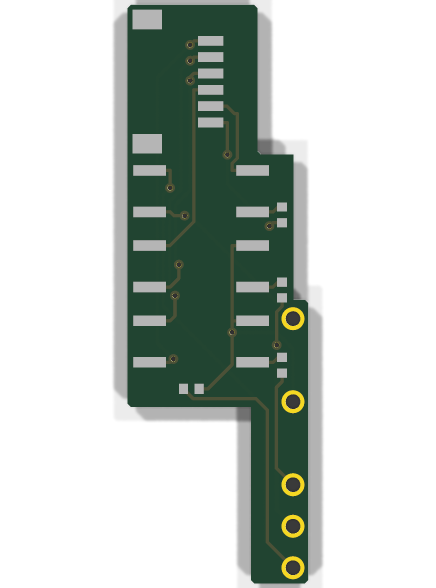
#> input picture off-the-shelf/fab_atx_b/board_top.png, 872 x 1176 px (shown at 1/2 size)
$ python -i make_parts_img.py   (imports and definitions only)
#> lines starting #> are read from the running program, lines starting #| are printed output that depends on the picture; after the words box and inside, x2 and y2 are one past the last pixel; in counts of white or black regions, pixels touching at a corner belong together
# -*- coding: utf-8 -*-
"""Builds the part thumbnails for the v3 and v2 pages.

  python -I off-the-shelf/parts_img/make_parts_img.py <folder holding the original vendor downloads>

Writes <v>/parts_img/src (kept sources), thumb (WebP or SVG that build_page.py embeds), manifest.json and SOURCES.md.
If a vendor file in the folder is missing, the copy already in src is reused, so the script works without the downloads.
"""
import base64
import json
import math
import os
import struct
import sys

import numpy as np
from PIL import Image

ROOT = os.path.dirname(os.path.dirname(os.path.dirname(os.path.abspath(__file__))))
DIRS = {'v2': 'lay-board', 'v3': 'off-the-shelf'}
DL = sys.argv[1] if len(sys.argv) > 1 else ''
DATE = '2026-11-06'
LONG = 480
MAX_BYTES = 25000
FONT = "'Noto Sans TC','Microsoft JhengHei',sans-serif"


# ---------- own renders: an orthographic z-buffer rasteriser over the real STL ----------

# [73 lines left out: functions load_stl, render_stl, not called in this run]


# ---------- photos and board images ----------

def trim_white(im, pad=0.05, thr=244):
    a = np.asarray(im.convert('RGB')).astype(int)
    m = (a.min(axis=2) < thr)
    ys, xs = np.nonzero(m)
    x0, x1, y0, y1 = xs.min(), xs.max(), ys.min(), ys.max()
    p = int(max(x1 - x0, y1 - y0) * pad)
    return im.crop((max(x0 - p, 0), max(y0 - p, 0), min(x1 + p, im.width), min(y1 + p, im.height)))


def board_crop(path):
    """The fab renders carry a soft grey shadow or a pale backdrop: blank whatever pale area touches the image edge, then crop."""
#> called with path = '../fab_atx_b/board_top.png'
    im = Image.open(path).convert('RGBA')
#> im is the input picture: PIL image 872x1176 RGBA; mean R, G, B, A 15.4, 23.4, 17.7, 77.9
    bg = Image.new('RGBA', im.size, (255, 255, 255, 255))
#> bg: PIL image 872x1176 RGBA; every value is 255
    bg.alpha_composite(im)
    im = bg.convert('RGB')
#> im: PIL image 872x1176 RGB
    a = np.asarray(im).astype(int)
    pale = ((a.max(axis=2) - a.min(axis=2)) < 62) & (a.min(axis=2) > 118) | ((a[..., 2] >= a[..., 0]) & (a[..., 2] >= a[..., 1]) & (a.min(axis=2) > 60))
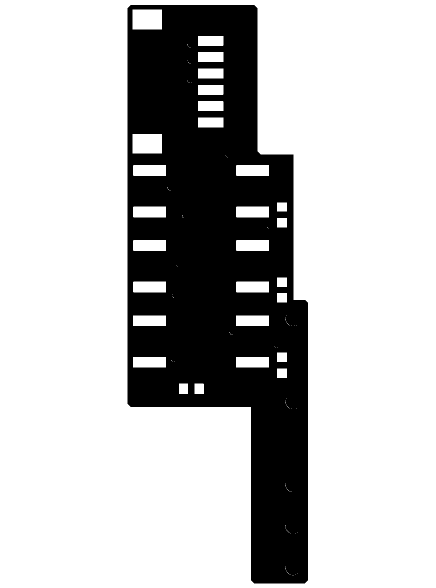
#> pale: shape (1176, 872) bool (shown at 1/2 size); 74.6% white; 1 black region, box (x1, y1, x2, y2) and area: (255, 10, 616, 1167) 260661
    h, w = pale.shape
    seen = np.zeros_like(pale)
    stack = [(y, x) for y in range(h) for x in (0, w - 1) if pale[y, x]] + [(y, x) for x in range(w) for y in (0, h - 1) if pale[y, x]]
#> stack = 4096 pairs, first value 0 to 1175, second value 0 to 871
    while stack:
        y, x = stack.pop()
        if seen[y, x]:
            continue
        seen[y, x] = True
        for yy, xx in ((y + 1, x), (y - 1, x), (y, x + 1), (y, x - 1)):
            if 0 <= yy < h and 0 <= xx < w and pale[yy, xx] and not seen[yy, xx]:
                stack.append((yy, xx))
#> this loop made 1467976 passes
#> x on passes 1 to 3: 871, 870, 869
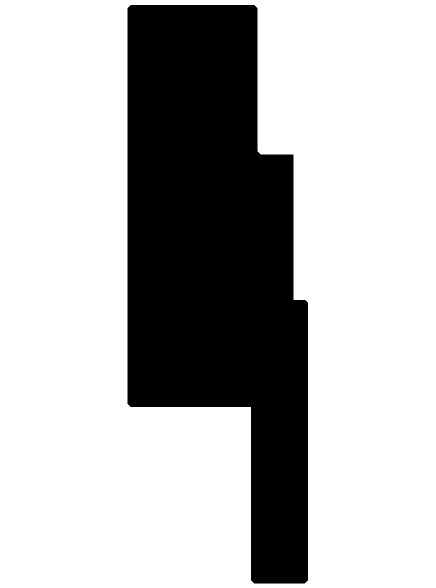
#> seen: shape (1176, 872) bool (shown at 1/2 size); 71.5% white; 1 black region, box (x1, y1, x2, y2) and area: (255, 10, 616, 1167) 291749
#> after the loop, stack = []
    b = np.asarray(im).copy()
    b[seen] = 255
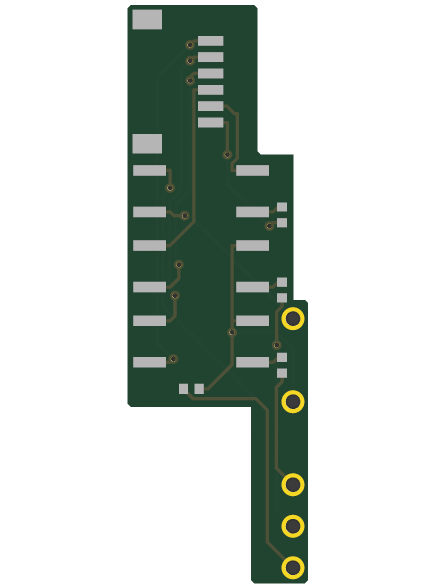
#> b: shape (1176, 872, 3) (shown at 1/2 size); mean R, G, B 198, 206, 200.4
    return trim_white(Image.fromarray(b), pad=0.03)
#> in trim_white, `x0, x1, y0, y1 = xs.min(), xs.max(), ys.min(), ys.max()`: x0 = 255; x1 = 615; y0 = 10; y1 = 1166
#> in trim_white, `p = int(max(x1 - x0, y1 - y0) * pad)`: p = 34
#> in trim_white, `return im.crop((max(x0 - p, 0), max(y0 - p, 0), min(x1 + p, im.width),..`:
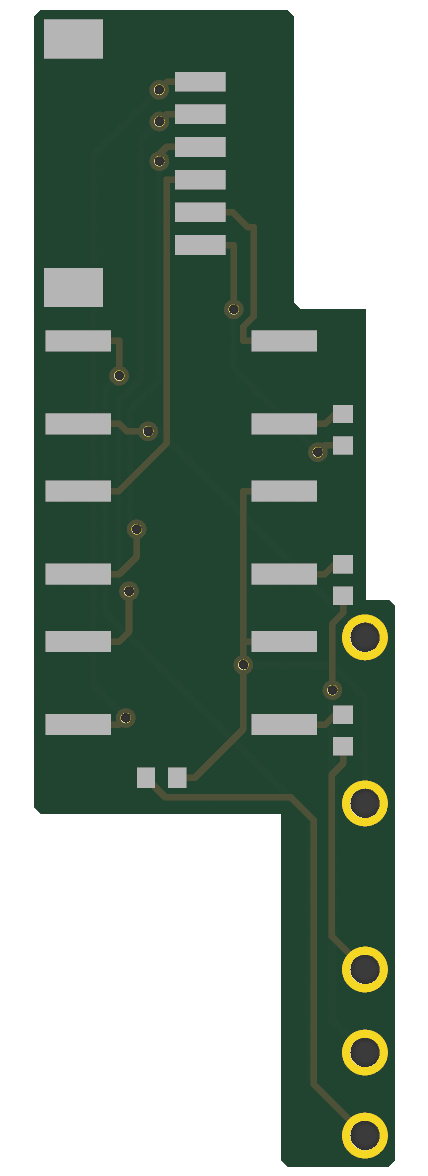
#> returned value: PIL image 428x1176 RGB; mean R, G, B 139, 155.2, 143.7


# ---------- illustrations (SVG, drawn here; dimensions come from the part names only) ----------

def svg(w, h, body):
    return (f'<svg xmlns="http://www.w3.org/2000/svg" width="{w}" height="{h}" viewBox="0 0 {w} {h}">'
            f'<rect width="{w}" height="{h}" fill="#fff"/><g font-family="{FONT}" fill="#20282c">{body}</g></svg>')


def text(x, y, s, size=16, anchor='start', weight=400, fill='#20282c'):
    return f'<text x="{x}" y="{y}" font-size="{size}" text-anchor="{anchor}" font-weight="{weight}" fill="{fill}">{s}</text>'


def usb_a_svg():
    # View: looking at the contact side, insertion end pointing up. Spacing 2.54 mm, outer two contacts wider and longer,
    # as in KiCad's USB_A_PCB_traces_small footprint: pad 1 (+) to pad 4 (-) reads left to right in this view.
    b = '<rect x="44" y="18" width="132" height="122" rx="4" fill="#dfe3e5" stroke="#6c777d" stroke-width="3"/>'
    b += '<rect x="52" y="26" width="116" height="110" rx="2" fill="#f7f7f4" stroke="#b9c0c3"/>'
    for i, cx in enumerate((68, 96, 124, 152)):
        outer = i in (0, 3)
        wd, top = (16, 34) if outer else (12, 42)
        b += f'<rect x="{cx - wd / 2}" y="{top}" width="{wd}" height="{130 - top}" rx="2" fill="#d8ab3f" stroke="#8d6d1e"/>'
    b += '<rect x="55" y="28" width="26" height="106" rx="3" fill="#e08a1e" fill-opacity=".82" stroke="#a65a06" stroke-width="2"/>'
    b += '<path d="M36 140h148l-14 52H50z" fill="#39424a"/><rect x="98" y="192" width="24" height="52" fill="#39424a"/>'
    for cx, n in zip((68, 96, 124, 152), '1234'):
        b += text(cx, 168, n, 22, 'middle', 700, '#ffb44d' if n == '1' else '#fff')
    b += '<path d="M110 14V3M104 9l6-7 6 7" fill="none" stroke="#6c777d" stroke-width="2"/>'
    b += text(186, 40, '插入端朝上', 16) + text(186, 60, '看接點那一面', 16)
    b += text(186, 104, '左起第 1 腳', 17, weight=700) + text(186, 126, '= VBUS', 17, weight=700, fill='#a65a06')
    b += text(186, 160, '橘色：Kapton', 16, fill='#a65a06') + text(186, 182, '只蓋第 1 腳', 16)
    b += text(186, 216, '貼完用電表量', 16) + text(186, 236, 'A 到 C 的 VBUS 不通', 15)
    return svg(340, 250, b)


def adapter(x, y):
    b = f'<rect x="{x + 16}" y="{y - 2}" width="6" height="16" fill="#8a9398"/><rect x="{x + 42}" y="{y - 2}" width="6" height="16" fill="#8a9398"/>'
    b += f'<rect x="{x}" y="{y + 12}" width="64" height="70" rx="9" fill="#39424a"/>'
    return b + text(x + 32, y + 54, '5 V', 17, 'middle', 700, '#fff')


def usbc_plug(x, y):
    return f'<rect x="{x}" y="{y - 12}" width="30" height="24" rx="4" fill="#39424a"/><rect x="{x + 30}" y="{y - 7}" width="18" height="14" rx="6" fill="#c9cfd2" stroke="#6c777d" stroke-width="1.5"/>'


def power_svg():
    b = adapter(26, 26)
    b += '<path d="M90 80C150 80 110 150 170 110S190 80 214 80" fill="none" stroke="#39424a" stroke-width="5"/>'
    b += usbc_plug(214, 80)
    b += text(238, 118, 'USB-C', 15, 'middle')
    b += text(26, 150, '插頭寬 13、高 6.6 mm 以內', 15)
    return svg(280, 164, b)


def power3_svg():
    b = adapter(14, 14)
    b += '<path d="M78 66C118 66 110 48 140 48" fill="none" stroke="#39424a" stroke-width="5"/>' + usbc_plug(140, 48)
    b += text(200, 54, 'USB-C 電源', 15)
    b += '<path d="M78 116H140" stroke="#39424a" stroke-width="6"/><path d="M140 104h22v-4h24l-4 28h-20v-4h-22z" fill="#39424a"/>'
    b += '<path d="M162 106h19l-2 16h-17z" fill="#d8ab3f"/>' + text(200, 122, 'HDMI 線', 15)
    b += '<path d="M78 170H140" stroke="#39424a" stroke-width="5"/>' + usbc_plug(140, 170) + text(200, 176, 'USB-C 線', 15)
    return svg(310, 194, b)


def wire_svg():
    b = ''
    for i in range(5):
        y = 40 + i * 18
        b += f'<rect x="46" y="{y}" width="150" height="9" rx="2.5" fill="#b9c0c3" stroke="#6c777d"/><rect x="48" y="{y + 2}" width="146" height="2" fill="#f1f3f4"/>'
    b += '<path d="M46 26h150M46 21v10M196 21v10" stroke="#20282c" stroke-width="1.5" fill="none"/>' + text(121, 17, '約 10 mm', 14, 'middle')
    b += text(208, 74, 'Ø0.64', 18, weight=700) + text(208, 96, '鍍錫單芯', 15)
    return svg(290, 140, b)


def screw_v(cx, top, d, L, s, label, n=''):
    hw, hh = d * 1.0 * s, d * 0.75 * s
    r = d * s / 2
    b = f'<rect x="{cx - hw}" y="{top}" width="{2 * hw}" height="{hh}" rx="{hh * 0.45}" fill="#6c777d"/>'
    y0, y1 = top + hh, top + hh + L * s
    b += f'<path d="M{cx - r} {y0}H{cx + r}V{y1 - r}L{cx} {y1}L{cx - r} {y1 - r}Z" fill="#aab2b6"/>'
    p = d * 0.5 * s
    y = y0 + p * 0.5
    while y < y1 - r:
        b += f'<path d="M{cx - r - 1.5} {y + p * 0.35}L{cx + r + 1.5} {y}" stroke="#596369" stroke-width="1.6"/>'
        y += p
    return b + text(cx, 172, label, 13, 'middle') + (text(cx, 190, n, 13, 'middle', 700) if n else '')


def screws_svg():
    s = 11
    b = screw_v(36, 22, 1.6, 5, s, 'M1.6×5', '2 支')
    b += screw_v(100, 22, 2.0, 8, s, 'M2×8', '2 支')
    b += screw_v(164, 22, 2.5, 6, s, 'M2.5×6')
    b += screw_v(228, 22, 2.5, 8, s, 'M2.5×8')
    b += screw_v(292, 22, 2.5, 10, s, 'M2.5×10')
    return svg(330, 200, b)


def m2_svg():
    s = 13
    x0, y = 46, 52
    L, d = 16 * s, 2 * s
    b = f'<rect x="{x0 - 20}" y="{y - 26}" width="20" height="52" rx="7" fill="#6c777d"/>'
    b += f'<path d="M{x0} {y - d / 2}H{x0 + L - 8}L{x0 + L} {y}L{x0 + L - 8} {y + d / 2}H{x0}Z" fill="#aab2b6"/>'
    px = x0 + 6
    while px < x0 + L - 8:
        b += f'<path d="M{px} {y - d / 2 - 1.5}L{px + 3} {y + d / 2 + 1.5}" stroke="#596369" stroke-width="1.6"/>'
        px += 6.5
    b += f'<path d="M{x0} 92H{x0 + L}M{x0} 86v12M{x0 + L} 86v12" stroke="#20282c" stroke-width="1.5" fill="none"/>'
    b += text(x0 + L / 2, 114, '16 mm', 15, 'middle') + text(x0 + L + 16, y + 6, 'M2', 18, weight=700)
    return svg(320, 128, b)


def antenna_svg():
    b = '<rect x="22" y="26" width="150" height="62" rx="7" fill="#d9942e" stroke="#94600f" stroke-width="2"/>'
    b += '<path d="M36 72V42h20v30h20V42h20v30h20V42h26" fill="none" stroke="#fbe7b2" stroke-width="5"/>'
    b += '<path d="M172 58C220 58 200 112 248 112" fill="none" stroke="#2c3338" stroke-width="4"/>'
    b += '<circle cx="258" cy="112" r="11" fill="#c9cfd2" stroke="#6c777d" stroke-width="2"/><circle cx="258" cy="112" r="4" fill="#6c777d"/>'
    b += text(22, 116, '2.4 GHz FPC 天線', 15) + text(258, 146, 'IPEX 接頭', 14, 'middle')
    return svg(320, 156, b)


def ffc_svg(same):
    x0, x1, y0, y1 = 18, 302, 34, 92
    b = f'<rect x="{x0}" y="{y0}" width="{x1 - x0}" height="{y1 - y0}" fill="#f1f1ec" stroke="#8a9398"/>'
    for i in range(15):
        y = y0 + 3 + i * (y1 - y0 - 6) / 14.0
        b += f'<path d="M{x0} {y}H{x1}" stroke="#c9cdc8" stroke-width="1.6"/>'
    def zone(xa, contact):
        if contact:
            r = ''
            for i in range(15):
                y = y0 + 3 + i * (y1 - y0 - 6) / 14.0
                r += f'<rect x="{xa}" y="{y - 1.3}" width="36" height="2.6" fill="#c08e27"/>'
            return r
        return f'<rect x="{xa}" y="{y0}" width="36" height="{y1 - y0}" fill="#8fa3b2" stroke="#5f7482"/>'
    b += zone(x0, True) + zone(x1 - 36, same)
    b += f'<path d="M{x0} 20H{x1}M{x0} 14v12M{x1} 14v12" stroke="#20282c" stroke-width="1.4" fill="none"/>' + text(160, 15, '50 mm · 15 芯 · 間距 1.0', 14, 'middle')
    # side section: contacts in gold, stiffener on the opposite face
    ym = 128
    b += text(18, 112, '側視（金色是接點）', 14)
    b += f'<rect x="{x0}" y="{ym - 2}" width="{x1 - x0}" height="4" fill="#d8d8d0" stroke="#8a9398" stroke-width=".8"/>'
    b += f'<rect x="{x0}" y="{ym - 6}" width="36" height="4" fill="#c08e27"/><rect x="{x0}" y="{ym + 2}" width="36" height="7" fill="#8fa3b2"/>'
    if same:
        b += f'<rect x="{x1 - 36}" y="{ym - 6}" width="36" height="4" fill="#c08e27"/><rect x="{x1 - 36}" y="{ym + 2}" width="36" height="7" fill="#8fa3b2"/>'
    else:
        b += f'<rect x="{x1 - 36}" y="{ym + 2}" width="36" height="4" fill="#c08e27"/><rect x="{x1 - 36}" y="{ym - 9}" width="36" height="7" fill="#8fa3b2"/>'
    b += text(160, 164, '兩端接點同一面' if same else '兩端接點不同面', 17, 'middle', 700)
    return svg(320, 176, b)


def jst_svg(n):
    cell = 26
    w = n * cell + 20
    x0, y0 = (320 - w) / 2, 24
    b = f'<rect x="{x0}" y="{y0}" width="{w}" height="56" rx="4" fill="#efe6cf" stroke="#8d7f58" stroke-width="2"/>'
    for i in range(n):
        cx = x0 + 10 + i * cell + cell / 2
        b += f'<rect x="{cx - 7}" y="{y0 + 12}" width="14" height="22" rx="1.5" fill="#cbbf9d" stroke="#8d7f58"/>'
        b += f'<path d="M{cx} {y0 + 56}V{y0 + 104}" stroke="#39424a" stroke-width="4"/>'
    b += text(160, 152, f'SH 1.0 {n}P 外殼加壓接線', 16, 'middle')
    return svg(320, 164, b)


def photo_note(b, w, h, lines):
    """Vendor photos are not redistributed: an own drawing plus where to see the real part."""
    y = h - 14 - 20 * (len(lines) - 1)
    for i, s in enumerate(lines):
        b += text(16, y + 20 * i, s, 14, fill='#4a555b')
    return svg(w, h, b)


def p4_svg():
    b = '<rect x="70" y="16" width="180" height="150" rx="4" fill="#1f5c3a" stroke="#14402a" stroke-width="2"/>'
    for i in range(14):
        b += f'<circle cx="{82 + i * 12}" cy="166" r="3.2" fill="#d8ab3f"/><circle cx="{82 + i * 12}" cy="16" r="3.2" fill="#d8ab3f"/>'
    b += '<rect x="96" y="40" width="128" height="104" rx="3" fill="#c9cfd2" stroke="#6c777d" stroke-width="2"/>'
    b += text(160, 88, 'ESP32-P4', 18, 'middle', 700) + text(160, 112, '屏蔽罩', 14, 'middle')
    b += '<circle cx="84" cy="32" r="7" fill="#e3c26a" stroke="#8d6d1e" stroke-width="2"/>' + text(30, 36, 'IPEX', 13)
    return photo_note(b, 320, 236, ['Waveshare ESP32-P4-Module 16MB -U', '示意圖；實物照片見 SOURCES.md 的商品頁'])


def lcd128_svg():
    b = '<rect x="92" y="14" width="136" height="148" rx="10" fill="#1d2a3a" stroke="#0f1620" stroke-width="2"/>'
    b += '<circle cx="160" cy="84" r="62" fill="#16233a" stroke="#6c777d" stroke-width="3"/><circle cx="160" cy="84" r="54" fill="#244d7a"/>'
    b += text(160, 82, '1.28 吋', 16, 'middle', 700, '#fff') + text(160, 102, '240 × 240', 13, 'middle', 400, '#dde6ef')
    b += '<rect x="138" y="162" width="44" height="10" fill="#efe6cf" stroke="#8d7f58"/>'
    return photo_note(b, 320, 236, ['微雪 1.28 吋圓形 LCD（SKU 19192）', '示意圖；實物照片見 SOURCES.md 的商品頁'])


def fb_svg():
    b = '<rect x="20" y="30" width="280" height="110" rx="8" fill="#2a2f6b" stroke="#181b45" stroke-width="2"/>'
    for i in range(20):
        b += f'<circle cx="{40 + i * 12.6}" cy="40" r="3" fill="#d8ab3f"/><circle cx="{40 + i * 12.6}" cy="130" r="3" fill="#d8ab3f"/>'
    b += '<rect x="8" y="70" width="26" height="30" rx="4" fill="#c9cfd2" stroke="#6c777d" stroke-width="2"/>' + text(46, 90, 'USB-C', 13, fill='#fff')
    b += '<rect x="140" y="58" width="56" height="56" rx="3" fill="#39424a"/>' + text(168, 91, 'P4', 15, 'middle', 700, '#fff')
    b += text(296, 116, 'FireBeetle 2', 14, 'end', 700, '#fff')
    return photo_note(b, 320, 200, ['DFRobot FireBeetle 2 ESP32-P4（DFR1172）', '示意圖；實物照片見 SOURCES.md 的商品頁'])


def c790_svg():
    b = '<rect x="20" y="24" width="220" height="80" rx="6" fill="#1f5c3a" stroke="#14402a" stroke-width="2"/>'
    b += '<path d="M8 44h40v40H8z" fill="#c9cfd2" stroke="#6c777d" stroke-width="2"/>' + text(28, 120, 'HDMI', 13, 'middle')
    b += '<rect x="120" y="44" width="40" height="40" rx="2" fill="#39424a"/>' + text(140, 69, 'TC358743', 9, 'middle', 400, '#fff')
    b += '<rect x="232" y="46" width="12" height="36" fill="#efe6cf" stroke="#8d7f58"/>'
    b += '<path d="M244 52h44M244 76h44" stroke="#c08e27" stroke-width="2"/><rect x="244" y="52" width="50" height="24" fill="#f1f1ec" stroke="#8a9398"/>' + text(268, 98, '15P FFC', 12, 'middle')
    return photo_note(b, 320, 176, ['Geekworm C790 HDMI 轉 CSI，附排線', '示意圖；實物照片見 SOURCES.md 的商品頁'])


def lcd19_svg():
    b = '<rect x="30" y="20" width="250" height="118" rx="6" fill="#1d2a3a" stroke="#0f1620" stroke-width="2"/>'
    b += '<rect x="44" y="34" width="222" height="90" rx="3" fill="#244d7a" stroke="#6c777d" stroke-width="2"/>'
    b += text(155, 76, '1.9 吋', 17, 'middle', 700, '#fff') + text(155, 98, '320 × 170', 13, 'middle', 400, '#dde6ef')
    b += '<rect x="280" y="62" width="10" height="34" fill="#efe6cf" stroke="#8d7f58"/>'
    return photo_note(b, 320, 196, ['微雪 1.9 吋 LCD（SKU 23822）', '示意圖；實物照片見 SOURCES.md 的商品頁'])


# ---------- the two sets ----------

ILL = '示意'
VENDOR = '廠商照片'
RENDER = '實際 STL 渲染'
BOARD = 'KiCad 板圖'

ITEMS = {
    'v3': [
        ('fb', 'svg', fb_svg(), 'FireBeetle 2 ESP32-P4 核心板（DFR1172）示意圖', ILL, '實物照片見原廠商品頁：https://www.dfrobot.com/product-2915.html'),
        ('c790', 'svg', c790_svg(), 'Geekworm C790 HDMI 轉 CSI 板，附排線，示意圖', ILL, '實物照片見原廠商品頁：https://geekworm.com/products/c790'),
        ('ffc_opp', 'svg', ffc_svg(False), 'Würth 686715050001 排線示意圖，兩端接點不同面', ILL, 'DigiKey、Würth、RS 都回 403，改畫示意。接點面依 DigiKey 列表「Top on One Side, Bottom on Other」'),
        ('ffc_same', 'svg', ffc_svg(True), 'Würth 686615050001 排線示意圖，兩端接點同一面', ILL, 'DigiKey、Würth、RS 都回 403，改畫示意。接點面依 DigiKey 列表「Top on Both Sides」'),
        ('power', 'svg', power_svg(), '5 V USB-C 電源示意圖', ILL, '通用料，沒有指定產品'),
        ('usb_a', 'svg', usb_a_svg(), 'USB-A 頭示意圖：插入端朝上看接點面，左起第 1 腳是 VBUS，貼 Kapton 只蓋這一腳', ILL, '腳位：accesscomms.com.au/usb-pinouts-wiring（看接點時 plug 由左到右 1-2-3-4）與 KiCad USB_A_PCB_traces_small 足印，兩者一致'),
        ('lcd19', 'svg', lcd19_svg(), '微雪 1.9 吋 LCD 模組（SKU 23822）示意圖', ILL, '實物照片見經銷商商品頁：https://www.pishop.us/product/1-9inch-lcd-display-module-170-320-resolution-spi-interface-ips-262k-colors/'),
        ('wire', 'svg', wire_svg(), 'Ø0.64 mm 鍍錫單芯線，五段各約 10 mm，示意圖', ILL, '通用料，沒有指定產品'),
        ('jst6', 'svg', jst_svg(6), 'JST SH 1.0 六腳外殼示意圖', ILL, 'DigiKey 回 403、Future Electronics 連線被重設，改畫示意'),
        ('screws', 'svg', screws_svg(), '七支自攻螺絲示意圖：M1.6×5 兩支、M2×8 兩支、M2.5×6、×8、×10 各一支，長度等比例', ILL, '通用料；長度和直徑依表內規格等比例，頭型是示意'),
    ],
    'v2': [
        ('p4', 'svg', p4_svg(), 'Waveshare ESP32-P4-Module 16MB -U 版示意圖，左上角是 IPEX 座', ILL, '實物照片見經銷商商品頁：https://openelab.io/products/waveshare-esp32-p4-module-core-board-wifi-bluetooth'),
        ('ant', 'svg', antenna_svg(), '2.4 GHz IPEX FPC 天線示意圖', ILL, '通用料，沒有指定產品'),
        ('lcd128', 'svg', lcd128_svg(), '微雪 1.28 吋圓形 LCD 模組（SKU 19192）示意圖', ILL, '實物照片見經銷商商品頁：https://pishop.ca/product/240x240-general-1-28inch-round-lcd-display-module-65k-rgb'),
        ('jst8', 'svg', jst_svg(8), 'JST SH 1.0 八腳外殼示意圖', ILL, 'DigiKey 回 403、Future Electronics 連線被重設，改畫示意'),
        ('jst6', 'svg', jst_svg(6), 'JST SH 1.0 六腳外殼示意圖', ILL, 'DigiKey 回 403、Future Electronics 連線被重設，改畫示意'),
        ('m2', 'svg', m2_svg(), 'M2 × 16 螺絲示意圖', ILL, '通用料；長度和直徑依規格等比例，頭型是示意'),
        ('power3', 'svg', power3_svg(), '5 V USB-C 電源、HDMI 線、USB-C 線示意圖', ILL, '通用料，沒有指定產品'),
    ],
}
STLS = {
    'v3': [('tray', '底殼'), ('lid', '上蓋'), ('bridge', 'C790 橋架'), ('former', '排線捲線棒'), ('atx_shim', '焊 ATX 針用的墊片')],
    'v2': [('tray', '底殼'), ('lid', '上蓋')],
}
BOARDS = {
    'v3': ('atx', 'fab_atx_b/board_top.png', 'ATX 小板 rev B 正面'),
    'v2': ('main', 'fab_r5/board_top.png', 'P4 主板 r5 正面'),
}


# [62 lines left out: functions save_webp, main, not called in this run]


# [2 lines not run here, left out]

>>> result = board_crop('../fab_atx_b/board_top.png')
